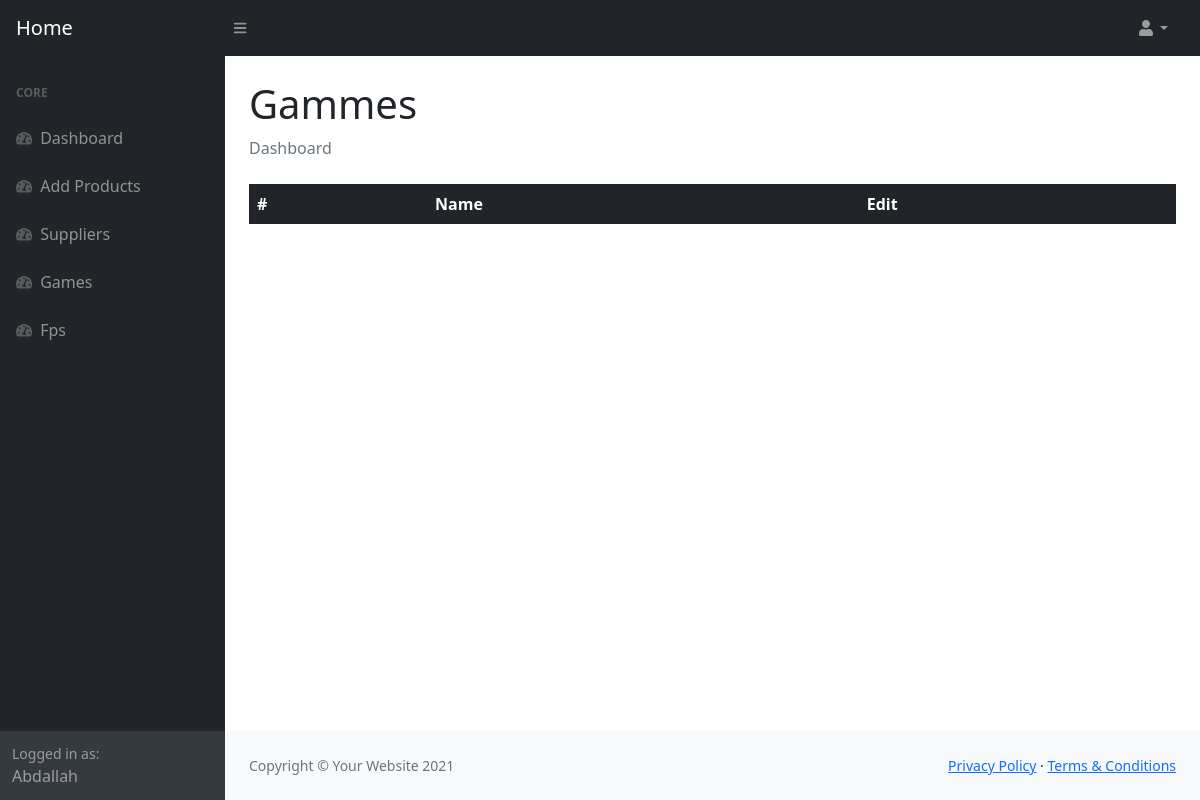
The page /games/ (signed in) on the database as committed earlier.
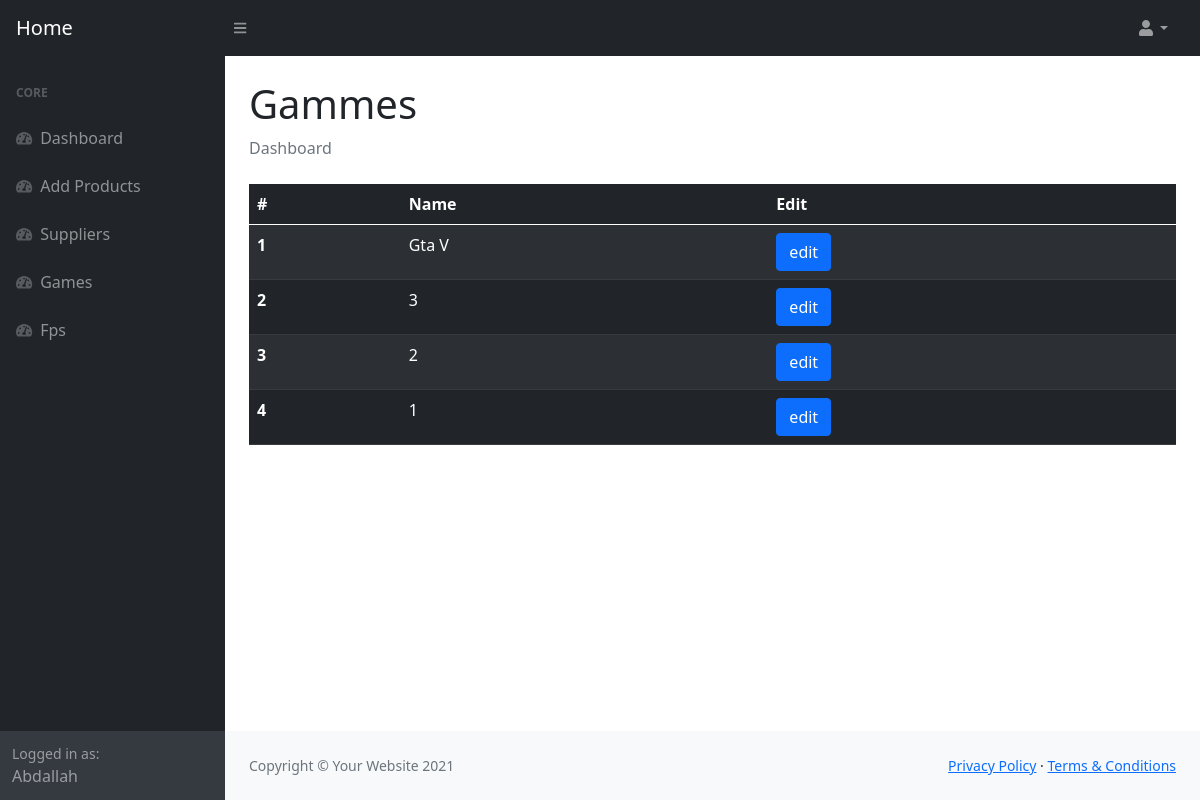
The same page on the database as committed later.
### Tech_Parts/models.py (models this page shows, shortened)
class Games(models.Model):
    name=models.CharField(max_length=50)
    gamer_high_end=models.PositiveIntegerField(default=0)
    gamer_medium=models.PositiveIntegerField(default=0)
    gamer_low_end=models.PositiveIntegerField(default=0)
    li=models.CharField(max_length=100)

### Tech_Parts/views.py (the view)
# urls.py: path("games/",views.gammes,name="gammes"),
def gammes(request):
    if not request.user.is_superuser:
        messages.error(request,"you dont have permission to add products")
        return redirect(reverse("home:home"))
    gammes=Games.objects.all()
    context={"gammes":gammes}
    return render(request,"dashboard/gammes.html",context)

### templates/dashboard/gammes.html (shortened to what the changed rows need)
{% load static %}
<!DOCTYPE html>
<html lang="en">
    <head>
        <link href="https://cdn.jsdelivr.net/npm/simple-datatables@latest/dist/style.css" rel="stylesheet" />
        <link href="{% static 'dashboard/css/styles.css'  %}" rel="stylesheet" />
    </head>
    <body class="sb-nav-fixed">
        <div id="layoutSidenav">
            <div id="layoutSidenav_content">
                <main>
                    <div class="container-fluid px-4">
                        <h1 class="mt-4">Gammes</h1>
                        <div >
                            <table class="table table-striped table-dark" >
                                <thead>
                                  <tr>
                                    <th scope="col">#</th>
                                    <th scope="col">Name</th>
                                    <th scope="col">Edit</th>
                                  </tr>
                                </thead>
                                <tbody>
                                    {% for i in gammes %}
                                  <tr>
                                    <th scope="row">{{forloop.counter}}</th>
                                    <td>{{i.name}}</td>
                                    <td> <a href="{% url 'home:gammes_edit' slug=i.name %}" type="button" class="btn btn-primary">
                                       edit
                                       </a></td>
                                  </tr>
                                  {% endfor %}
                                </tbody>
                              </table>
                        </div>
                    </div>
                </main>
            </div>
        </div>
    </body>
</html>

Rows that differ between the two databases and show on the page:
added Games: name "Gta V"
added Games: name "3"
added Games: name "2"
added Games: name "1"
